Frame 1 (no input): blank canvas, image omitted
Frame 60 (the mouse pressed at the canvas centre just before this capture): blank canvas, image omitted
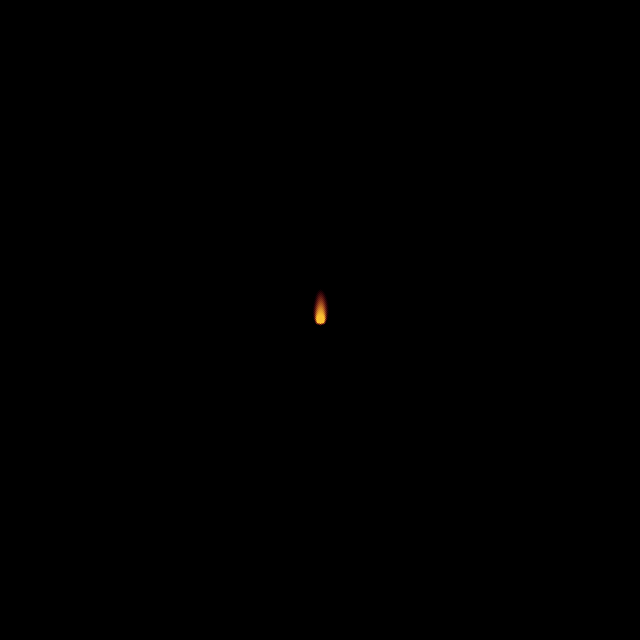
Frame 120 (the mouse held since frame 60 and released just before this capture)

The Processing sketch whose frames 1 and 60 were blank and that drew this single picture after the mouse press (run headless with seeded random() and noise(); from frame 60 on, the mouse is pressed at the canvas centre):

// Processing sketch: flames
// ── flames.pde
int xsize;
int ysize;
int c;
int p;

float noise_size = 0.008;
float noise_vertical_speed = 0.03;
float dampening = 0.2;
float aa = 0.0;

float[][] grid;
float[][] new_grid;
float[][] cooling_map;
float[][] touched_area;

void setup() {
	size(640, 640);
	//colorMode(HSB, 100);
	
	grid = new float[ (height + 1) ][ width ];
	new_grid = new float[ (height + 1) ][ width ];
	cooling_map = new float[ (height + 1) ][ width ];
	
	for(int y = 0; y < (height + 1); y++) {
		grid[ y ] = new float[ width ];
		new_grid[ y ] = new float[ width ];
		
		for(int x = 0; x < width; x++) {
			grid[ y ][ x ] = 0.0;
			new_grid[ y ][ x ] = 0.0;
			
			// cooling map
			//cooling_map[ y ][ x ] = map(noise((x * noise_size), (y * noise_size)), 0, 1, 0, 0.03);
			cooling_map[ y ][ x ] = noise((x * noise_size), (y * noise_size));
		}
	}
	
	touched_area = new float[ height ][ width ];
	
	for(int y = 0; y < height; y++) {
		touched_area[ y ] = new float[ width ];
		
		for(int x = 0; x < width; x++) {
			touched_area[ y ][ x ] = 0.0;
		}
	}
}

void draw() {
	background(0);
	
	if(mousePressed) {
		fillTouchedArea(mouseX, mouseY);
	}
	
	update();
	
	// draw
	loadPixels();
	
	for(int y = 0; y < height; y++) {
		for(int x = 0; x < width; x++) {
			int index = (x + (y * width));
			float val = new_grid[ y ][ x ];
			
			if(val == 0.000) {
				pixels[ index ] = color(0, 0, 0);
			} else {
				int col = floor(map(val, 0, 1, 0, 200));
				//int col = floor(map((1 - log(val)), 0, 1, 0, 200));
				
				
				pixels[ index ] = lerpColor(
					color(0),
					color(255, col, 50),
					val
				);
			}
			
			//pixels[ (x + (y * width)) ] = color(100, floor(map(val, 0, 1, 100, 0)), 0);
		}
	}
	
	updatePixels();
	
	swap();
	scroll_cooling_map_up();
	
	println(frameRate);
}

void fillTouchedArea(int mX, int mY) {
	int max_dist = 5;
	
	for(int y = (mY - max_dist); y <= (mY + max_dist); y++) {
		for(int x = (mX - max_dist); x <= (mX + max_dist); x++) {
			if((x < 0) || (x > (width - 1)) || (y < 0) || (y > (height - 1)) || (dist(x, y, mX, mY) > max_dist)) {
				continue;
			}
			
			touched_area[ y ][ x ] = 1.0;
			touched_area[ y ][ x ] = 1.0;
		}
	}
}

void mousePressed() {
	clearTouchedArea();
	fillTouchedArea(mouseX, mouseY);
}

void mouseDragged() {
	fillTouchedArea(mouseX, mouseY);
}

void clearTouchedArea() {
	for(int y = 0; y < height; y++) {
		for(int x = 0; x < width; x++) {
			touched_area[ y ][ x ] = 0.0;
		}
	}
}

void update() {
	// fill in touched area first
	for(int y = 0; y < height; y++) {
		for(int x = 0; x < width; x++) {
			if(touched_area[ y ][ x ] > 0) {
				grid[ y ][ x ] = touched_area[ y ][ x ];
			}
		}
	}
	
	// logic
	for(int y = 1; y < (height + 1); y++) {
		for(int x = 0; x < width; x++) {
			float n_sum = 0.0;
			float n_i = 0;
			
			if((x + 1) < width) {
				n_sum += grid[ y ][ (x + 1) ];
				n_i++;
			}
			
			if((x - 1) >= 0) {
				n_sum += grid[ y ][ (x - 1) ];
				n_i++;
			}
			
			if((y + 1) < height) {
				n_sum += grid[ (y + 1) ][ x ];
				n_i++;
			}
			
			if((y - 1) >= 0) {
				n_sum += grid[ (y - 1) ][ x ];
				n_i++;
			}
			
			//float c = cooling_map[ y ][ x ];
			float c = noise((x * noise_size), (y * noise_size), (aa + (y * noise_size)));
			//float c = noise((x * noise_size), (y * noise_size));
			//c = (c + 0.2);
			
			c = (c * c * c);
			c *= dampening;
			
			//c *= dampening;
			
			//c = c * c * c * c;
			//c *= dampening;
			
			float p = 0.0;
			
			if(n_i > 0) {
				p = (n_sum / n_i);
			}
			
			p = (p - c);
			
			if(p < 0) {
				p = 0;
			}
			
			new_grid[ (y - 1) ][ x ] = p;
		}
	}
	
	aa += noise_vertical_speed;
}

void swap() {
	//grid = new_grid;
	
	// for(int y = 0; y < (height + 1); y++) {
	// 	for(int x = 0; x < width; x++) {
	// 		grid[ y ][ x ] = new_grid[ y ][ x ];
	// 	}
	// }
	
	float[][] temp = grid;
	grid = new_grid;
	new_grid = temp;
}

void scroll_cooling_map_up() {
	float[] first_row = cooling_map[0];
	
	for(int y = 0; y < (height - 1); y++) {
		cooling_map[ y ] = cooling_map[ (y + 1) ];
	}
	
	cooling_map[ (height - 1) ] = first_row;
}
